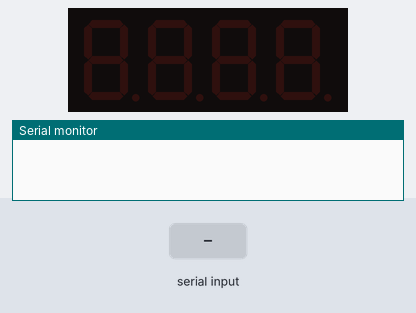
Recording of a sketch running on a simulated Arduino Uno, built with avr-gcc and run on an emulated ATmega328P. Parts: 4-digit seven-segment display, the last lines printed to the serial monitor. The inputs (shaded band) are chosen by the test bench.

Above: at 1.2 s.
1.3 s: "90 45\n" received over Serial
At 1.7 s:
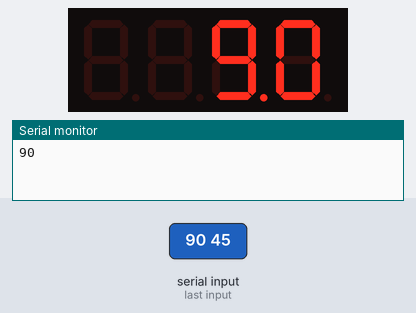
2.8 s: byte 32 (' ') received over Serial
At 3.9 s:
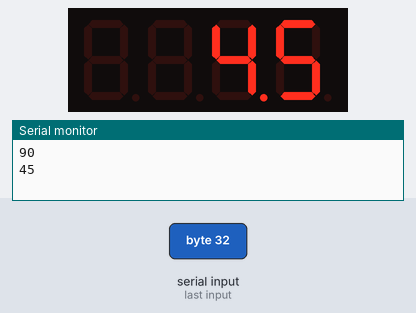
4.3 s: "30 150\n" received over Serial
At 5.1 s:
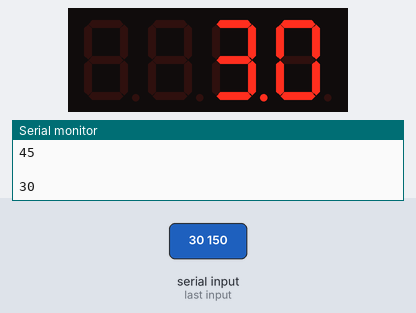
5.8 s: byte 32 (' ') received over Serial
At 6.2 s:
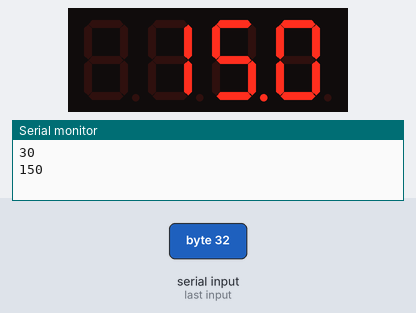
Timing chart, 0 to 8.3 s (numbered marks = the images above; inputs shaded):
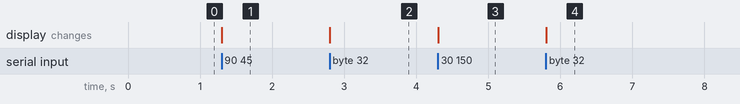

The sketch:

Bitcoin.ino
```cpp
// (licence header left out)
#include "SevSeg.h"
SevSeg sevseg;
bool stringComplete = false;
String inputString = "";

void setup() {
  Serial.begin(9600);
  byte numDigits = 4;
  byte digitPins[] = {9,10,11,12};
  byte segmentPins[] = {2,3,4,5,6,7,8,1};
  bool resistorsOnSegments = false;
  byte hardwareConfig = COMMON_ANODE;

  sevseg.begin(hardwareConfig, numDigits, digitPins, segmentPins, resistorsOnSegments);
}

void loop() {
  sevseg.refreshDisplay();
}


void serialEvent() {
  while (Serial.available()) {
    char inChar = (char)Serial.read();
    inputString += inChar;
    if (inChar == ' ') {  // Detect end of data with a ' ' character.
      stringComplete = true;
    }
  }
  if(stringComplete){
    Serial.println(inputString);
    sevseg.setNumber(inputString.toInt(), 1);
    inputString = "";
    stringComplete = false;
  }
}
```

Measured:
- after the input at 1.3 s, the display: changes at once (image 1)
- after the input at 2.8 s, the display: changes at once (image 2)
- after the input at 4.3 s, the display: changes at once (image 3)
- after the input at 5.8 s, the display: changes at once (image 4)
